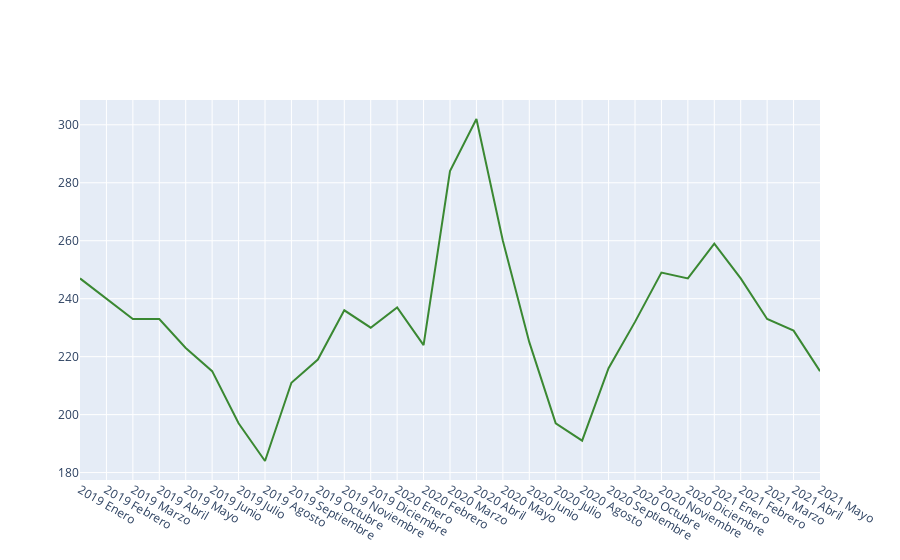

Notebook code for this chart:
### Code cell
fig = go.Figure()

fig.add_trace(
    go.Scatter(
        y = df_evolumin["Lineal+Diferido"],
        x = df_evolumin["Año"],
        mode = 'lines',
        marker = dict(color = 'rgba(16, 112, 2, 0.8)')
    ))
fig.show()

### Figure 1 — Plotly figure (JSON) as saved in the notebook; plotly's stock layout.template omitted (floating-point values rounded to 4 significant figures)
{"data": [{"marker": {"color": "rgba(16, 112, 2, 0.8)"}, "mode": "lines", "type": "scatter", "x": ["2019 Enero", "2019 Febrero", "2019 Marzo", "2019 Abril", "2019 Mayo", "2019 Junio", "2019 Julio", "2019 Agosto", "2019 Septiembre", "2019 Octubre", "2019 Noviembre", "2019 Diciembre", "2020 Enero", "2020 Febrero", "2020 Marzo", "2020 Abril", "2020 Mayo", "2020 Junio", "2020 Julio", "2020 Agosto", "2020 Septiembre", "2020 Octubre", "2020 Noviembre", "2020 Diciembre", "2021 Enero", "2021 Febrero", "2021 Marzo", "2021 Abril", "2021 Mayo", null, null], "y": [247, 240, 233, 233, 223, 215, 197, 184, 211, 219, 236, 230, 237, 224, 284, 302, 260, 225, 197, 191, 216, 232, 249, 247, 259, 247, 233, 229, 215, null, null]}], "layout": {}}
